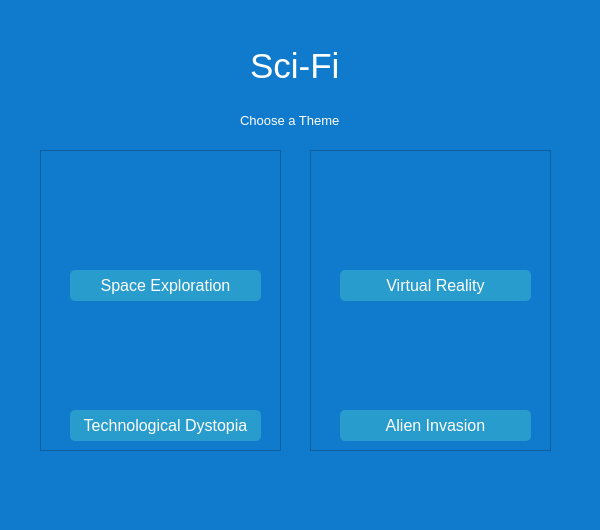
<?xml version="1.0" encoding="UTF-8"?>
<ui version="4.0">
 <class>SciFi</class>
 <widget class="QWidget" name="SciFi">
  <property name="geometry">
   <rect>
    <x>0</x>
    <y>0</y>
    <width>600</width>
    <height>530</height>
   </rect>
  </property>
  <property name="windowTitle">
   <string>Sci-Fi</string>
  </property>
  <property name="windowIcon">
   <iconset>
    <normalon>../../../../Downloads/libro.png</normalon>
   </iconset>
  </property>
  <property name="styleSheet">
   <string notr="true">background-color:#107acc
;</string>
  </property>
  <widget class="QLabel" name="label_5">
   <property name="geometry">
    <rect>
     <x>250</x>
     <y>20</y>
     <width>201</width>
     <height>91</height>
    </rect>
   </property>
   <property name="font">
    <font>
     <family>Segoe UI</family>
     <pointsize>26</pointsize>
    </font>
   </property>
   <property name="styleSheet">
    <string notr="true">color:white;</string>
   </property>
   <property name="text">
    <string>Sci-Fi</string>
   </property>
  </widget>
  <widget class="QLabel" name="label_2">
   <property name="geometry">
    <rect>
     <x>240</x>
     <y>100</y>
     <width>131</width>
     <height>41</height>
    </rect>
   </property>
   <property name="font">
    <font>
     <family>Segoe UI</family>
     <pointsize>10</pointsize>
    </font>
   </property>
   <property name="styleSheet">
    <string notr="true">color:white;</string>
   </property>
   <property name="text">
    <string>Choose a Theme</string>
   </property>
  </widget>
  <widget class="QFrame" name="frame">
   <property name="geometry">
    <rect>
     <x>40</x>
     <y>150</y>
     <width>241</width>
     <height>301</height>
    </rect>
   </property>
   <property name="frameShape">
    <enum>QFrame::StyledPanel</enum>
   </property>
   <property name="frameShadow">
    <enum>QFrame::Raised</enum>
   </property>
   <widget class="QPushButton" name="spaceBtn">
    <property name="geometry">
     <rect>
      <x>30</x>
      <y>120</y>
      <width>191</width>
      <height>31</height>
     </rect>
    </property>
    <property name="font">
     <font>
      <family>Segoe UI</family>
      <pointsize>12</pointsize>
     </font>
    </property>
    <property name="styleSheet">
     <string notr="true">background-color:#289ccc;
color:white;
border-radius:5px;</string>
    </property>
    <property name="text">
     <string>Space Exploration</string>
    </property>
   </widget>
   <widget class="QLabel" name="label_3">
    <property name="geometry">
     <rect>
      <x>60</x>
      <y>30</y>
      <width>121</width>
      <height>81</height>
     </rect>
    </property>
    <property name="text">
     <string/>
    </property>
    <property name="pixmap">
     <pixmap>../images/spacexploration.jpg</pixmap>
    </property>
    <property name="scaledContents">
     <bool>true</bool>
    </property>
   </widget>
   <widget class="QLabel" name="label_4">
    <property name="geometry">
     <rect>
      <x>60</x>
      <y>170</y>
      <width>121</width>
      <height>81</height>
     </rect>
    </property>
    <property name="text">
     <string/>
    </property>
    <property name="pixmap">
     <pixmap>../images/techonological.jpg</pixmap>
    </property>
    <property name="scaledContents">
     <bool>true</bool>
    </property>
   </widget>
   <widget class="QPushButton" name="techDystopiaBtn">
    <property name="geometry">
     <rect>
      <x>30</x>
      <y>260</y>
      <width>191</width>
      <height>31</height>
     </rect>
    </property>
    <property name="font">
     <font>
      <family>Segoe UI</family>
      <pointsize>12</pointsize>
     </font>
    </property>
    <property name="styleSheet">
     <string notr="true">background-color:#289ccc;
color:white;
border-radius:5px;</string>
    </property>
    <property name="text">
     <string>Technological Dystopia</string>
    </property>
   </widget>
  </widget>
  <widget class="QFrame" name="frame_2">
   <property name="geometry">
    <rect>
     <x>310</x>
     <y>150</y>
     <width>241</width>
     <height>301</height>
    </rect>
   </property>
   <property name="frameShape">
    <enum>QFrame::StyledPanel</enum>
   </property>
   <property name="frameShadow">
    <enum>QFrame::Raised</enum>
   </property>
   <widget class="QPushButton" name="virtualRBtn">
    <property name="geometry">
     <rect>
      <x>30</x>
      <y>120</y>
      <width>191</width>
      <height>31</height>
     </rect>
    </property>
    <property name="font">
     <font>
      <family>Segoe UI</family>
      <pointsize>12</pointsize>
     </font>
    </property>
    <property name="styleSheet">
     <string notr="true">background-color:#289ccc;
color:white;
border-radius:5px;</string>
    </property>
    <property name="text">
     <string>Virtual Reality</string>
    </property>
   </widget>
   <widget class="QLabel" name="label_6">
    <property name="geometry">
     <rect>
      <x>60</x>
      <y>30</y>
      <width>121</width>
      <height>81</height>
     </rect>
    </property>
    <property name="text">
     <string/>
    </property>
    <property name="pixmap">
     <pixmap>../images/virtualreality.jpg</pixmap>
    </property>
    <property name="scaledContents">
     <bool>true</bool>
    </property>
   </widget>
   <widget class="QLabel" name="label_7">
    <property name="geometry">
     <rect>
      <x>60</x>
      <y>170</y>
      <width>121</width>
      <height>81</height>
     </rect>
    </property>
    <property name="text">
     <string/>
    </property>
    <property name="pixmap">
     <pixmap>../images/alieninvasion.jpg</pixmap>
    </property>
    <property name="scaledContents">
     <bool>true</bool>
    </property>
   </widget>
   <widget class="QPushButton" name="alienBtn">
    <property name="geometry">
     <rect>
      <x>30</x>
      <y>260</y>
      <width>191</width>
      <height>31</height>
     </rect>
    </property>
    <property name="font">
     <font>
      <family>Segoe UI</family>
      <pointsize>12</pointsize>
     </font>
    </property>
    <property name="styleSheet">
     <string notr="true">background-color:#289ccc;
color:white;
border-radius:5px;</string>
    </property>
    <property name="text">
     <string>Alien Invasion</string>
    </property>
   </widget>
  </widget>
  <widget class="QPushButton" name="backBtn">
   <property name="geometry">
    <rect>
     <x>0</x>
     <y>0</y>
     <width>41</width>
     <height>41</height>
    </rect>
   </property>
   <property name="styleSheet">
    <string notr="true">QPushButton{
border:none;
}
QPushButton:pressed{
background-color:#127bbc;
}</string>
   </property>
   <property name="text">
    <string/>
   </property>
   <property name="icon">
    <iconset>
     <normalon>../images/arrow.png</normalon>
    </iconset>
   </property>
  </widget>
 </widget>
 <resources/>
 <connections/>
</ui>
